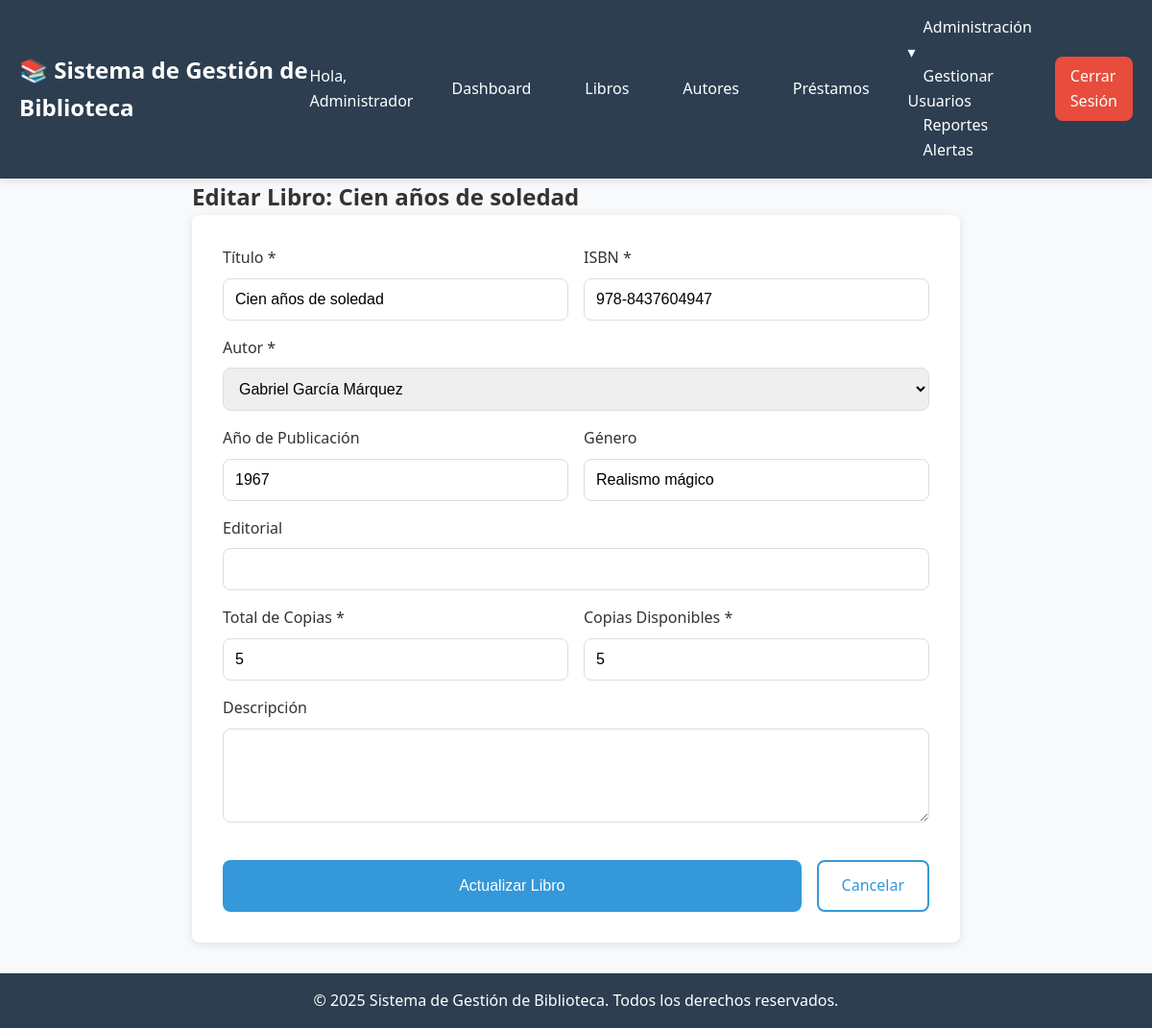
The app's page /index.php?action=editBook&id=1 (signed in) with its own data.
### tables this page shows
CREATE TABLE `books` (
  `id` int(11) NOT NULL,
  `title` varchar(255) NOT NULL,
  `isbn` varchar(20) NOT NULL,
  `author_id` int(11) NOT NULL,
  `publication_year` int(11) DEFAULT NULL,
  `genre` varchar(50) DEFAULT NULL,
  `publisher` varchar(100) DEFAULT NULL,
  `total_copies` int(11) DEFAULT 1,
  `available_copies` int(11) DEFAULT 1,
  `description` text DEFAULT NULL,
  `created_at` timestamp NOT NULL DEFAULT current_timestamp(),
  `updated_at` timestamp NOT NULL DEFAULT current_timestamp() ON UPDATE current_timestamp()
);

CREATE TABLE `authors` (
  `id` int(11) NOT NULL,
  `name` varchar(100) NOT NULL,
  `nationality` varchar(50) DEFAULT NULL,
  `birth_date` date DEFAULT NULL,
  `biography` text DEFAULT NULL,
  `created_at` timestamp NOT NULL DEFAULT current_timestamp()
);

### app/controllers/BookController.php (called while the page is built, shortened)
<?php
    class BookController {
    private $bookModel;
    private $authorModel;
    public function __construct($database) {
        $this->bookModel = new BookModel($database);
        $this->authorModel = new AuthorModel($database);
    }
    public function edit() {
        $bookId = $_GET['id'] ?? 0;
        $book = $this->bookModel->getBookById($bookId);
        $authors = $this->authorModel->getAllAuthors();
        require_once '../app/views/books/edit.php';
    }
}
?>

### app/models/BookModel.php (called while the page is built, shortened)
<?php
class BookModel {
    private $dbConnection;
    private $tableName = 'books';
    public function __construct($database) {
        $this->dbConnection = $database;
    }
    public function getBookById($bookId) {
        $query = "SELECT b.*, a.name as author_name
                 FROM " . $this->tableName . " b
                 LEFT JOIN authors a ON b.author_id = a.id
                 WHERE b.id = :id";
        $statement = $this->dbConnection->prepare($query);
        $statement->bindParam(':id', $bookId, PDO::PARAM_INT);
        $statement->execute();
        return $statement->fetch(PDO::FETCH_ASSOC);
    }
}
?>

### app/models/AuthorModel.php (called while the page is built, shortened)
<?php
class AuthorModel {
    private $dbConnection;
    private $tableName = 'authors';
    public function __construct($database) {
        $this->dbConnection = $database;
    }
    public function getAllAuthors($page = 1, $perPage = ITEMS_PER_PAGE) {
        $offset = ($page - 1) * $perPage;
        $query = "SELECT * FROM " . $this->tableName . "
                 ORDER BY name ASC
                 LIMIT :limit OFFSET :offset";
        $statement = $this->dbConnection->prepare($query);
        $statement->bindValue(':limit', (int)$perPage, PDO::PARAM_INT);
        $statement->bindValue(':offset', (int)$offset, PDO::PARAM_INT);
        $statement->execute();
        return $statement->fetchAll(PDO::FETCH_ASSOC);
    }
}
?>

### app/views/books/edit.php (the view, shortened to what this page needs)
<?php require_once '../app/views/layout/header.php'; ?>
<div class="form-page">
    <h2>Editar Libro: <?php echo htmlspecialchars($book['title']); ?></h2>
    <form method="POST" action="index.php?action=updateBook" class="book-form">
        <div class="form-row">
            <div class="form-group">
                <label for="title">Título *</label>
                <input type="text" id="title" name="title" required
                       value="<?php echo $_SESSION['form_data']['title'] ?? htmlspecialchars($book['title']); ?>">
            </div>
            <div class="form-group">
                <label for="isbn">ISBN *</label>
                <input type="text" id="isbn" name="isbn" required
                       value="<?php echo $_SESSION['form_data']['isbn'] ?? htmlspecialchars($book['isbn']); ?>">
            </div>
        </div>
        <div class="form-group">
            <label for="author_id">Autor *</label>
            <select id="author_id" name="author_id" required>
                <?php foreach ($authors as $author): ?>
                    <option value="<?php echo $author['id']; ?>"
                        <?php
                        $selectedAuthor = $_SESSION['form_data']['authorId'] ?? $book['author_id'];
                        echo ($selectedAuthor == $author['id']) ? 'selected' : '';
                        ?>>
                        <?php echo htmlspecialchars($author['name']); ?>
                    </option>
                <?php endforeach; ?>
            </select>
        </div>
        <div class="form-row">
            <div class="form-group">
                <label for="publication_year">Año de Publicación</label>
                <input type="number" id="publication_year" name="publication_year"
                       min="1000" max="<?php echo date('Y'); ?>"
                       value="<?php echo $_SESSION['form_data']['publicationYear'] ?? $book['publication_year']; ?>">
            </div>
            <div class="form-group">
                <label for="genre">Género</label>
                <input type="text" id="genre" name="genre"
                       value="<?php echo $_SESSION['form_data']['genre'] ?? htmlspecialchars($book['genre'] ?? ''); ?>">
            </div>
        </div>
        <div class="form-group">
            <label for="publisher">Editorial</label>
            <input type="text" id="publisher" name="publisher"
                   value="<?php echo $_SESSION['form_data']['publisher'] ?? htmlspecialchars($book['publisher'] ?? ''); ?>">
        </div>
        <div class="form-row">
            <div class="form-group">
                <label for="total_copies">Total de Copias *</label>
                <input type="number" id="total_copies" name="total_copies" required
                       min="1" value="<?php echo $_SESSION['form_data']['totalCopies'] ?? $book['total_copies']; ?>">
            </div>
            <div class="form-group">
                <label for="available_copies">Copias Disponibles *</label>
                <input type="number" id="available_copies" name="available_copies" required
                       min="0" value="<?php echo $_SESSION['form_data']['availableCopies'] ?? $book['available_copies']; ?>">
            </div>
        </div>
        <div class="form-group">
            <label for="description">Descripción</label>
            <textarea id="description" name="description" rows="4"><?php echo $_SESSION['form_data']['description'] ?? htmlspecialchars($book['description'] ?? ''); ?></textarea>
        </div>
        <div class="form-actions">
            <button type="submit" class="btn btn-primary">Actualizar Libro</button>
            <a href="index.php?action=books" class="btn btn-outline">Cancelar</a>
        </div>
    </form>
</div>
<?php
require_once '../app/views/layout/footer.php';
?>

### public/assets/css/style.css (style rules this page uses)
:root { --primary-color: #2c3e50; --secondary-color: #3498db; --accent-color: #e74c3c; --success-color: #27ae60; --warning-color: #f39c12; --danger-color: #c0392b; --light-color: #ecf0f1; --dark-color: #2c3e50; --text-color: #333; --border-radius: 8px; --box-shadow: 0 2px 10px rgba(0,0,0,0.1); }
* { margin: 0; padding: 0; box-sizing: border-box; }
body { font-family: 'Segoe UI', Tahoma, Geneva, Verdana, sans-serif; line-height: 1.6; color: var(--text-color); background-color: #f8f9fa; }
.form-group { margin-bottom: 1rem; }
.form-group label { display: block; margin-bottom: 0.5rem; font-weight: 500; }
.form-group input, .form-group select, .form-group textarea { width: 100%; padding: 0.75rem; border: 1px solid #ddd; border-radius: var(--border-radius); font-size: 1rem; transition: border-color 0.3s; }
.btn { display: inline-block; padding: 0.75rem 1.5rem; border: none; border-radius: var(--border-radius); font-size: 1rem; cursor: pointer; text-decoration: none; text-align: center; transition: all 0.3s; }
.btn-primary { background-color: var(--secondary-color); color: white; width: 100%; }
.form-page { max-width: 800px; margin: 0 auto; }
.book-form { background: white; padding: 2rem; border-radius: var(--border-radius); box-shadow: var(--box-shadow); }
.form-row { display: grid; grid-template-columns: 1fr 1fr; gap: 1rem; }
.form-actions { display: flex; gap: 1rem; margin-top: 2rem; }
.btn-outline { background: transparent; border: 2px solid var(--secondary-color); color: var(--secondary-color); }

### records on screen
books: title "Cien años de soledad", isbn "978-8437604947", author_id "Gabriel García Márquez", publication_year "1967", genre "Realismo mágico", total_copies "5", available_copies "5"

### other values on screen
APP_NAME "Sistema de Gestión de Biblioteca"
$_SESSION['first_name'] "Administrador"
